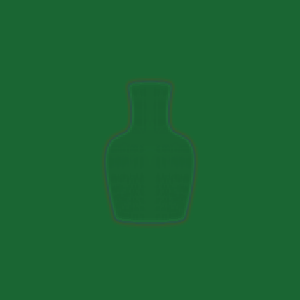

This figure's Python source:
#!/usr/bin/env python

# Demonstrate GPU volume ray casting with maximum intensity projection on independent components.

import os

import vtkmodules.vtkInteractionStyle  # noqa: F401
import vtkmodules.vtkRenderingOpenGL2  # noqa: F401
import vtkmodules.vtkRenderingVolumeOpenGL2  # noqa: F401

from vtkmodules.vtkCommonDataModel import vtkPiecewiseFunction
from vtkmodules.vtkIOXML import vtkXMLImageDataReader
from vtkmodules.vtkRenderingCore import (
    vtkColorTransferFunction,
    vtkRenderWindow,
    vtkRenderWindowInteractor,
    vtkRenderer,
    vtkVolume,
)
from vtkmodules.vtkRenderingVolume import vtkGPUVolumeRayCastMapper

data_dir = os.environ.get("VPE_DATA_DIR", os.path.dirname(os.path.abspath(__file__)))

# Read 4-component vase dataset
reader = vtkXMLImageDataReader()
reader.SetFileName(os.path.join(data_dir, "vase_4comp.vti"))

# Opacity transfer functions per component
opacity_func_0 = vtkPiecewiseFunction()
opacity_func_0.AddPoint(0.0, 0.0)
opacity_func_0.AddPoint(60.0, 0.1)
opacity_func_0.AddPoint(255.0, 0.0)

opacity_func_1 = vtkPiecewiseFunction()
opacity_func_1.AddPoint(0.0, 0.0)
opacity_func_1.AddPoint(60.0, 0.0)
opacity_func_1.AddPoint(120.0, 0.1)
opacity_func_1.AddPoint(255.0, 0.0)

opacity_func_2 = vtkPiecewiseFunction()
opacity_func_2.AddPoint(0.0, 0.0)
opacity_func_2.AddPoint(120.0, 0.0)
opacity_func_2.AddPoint(180.0, 0.1)
opacity_func_2.AddPoint(255.0, 0.0)

opacity_func_3 = vtkPiecewiseFunction()
opacity_func_3.AddPoint(0.0, 0.0)
opacity_func_3.AddPoint(180.0, 0.0)
opacity_func_3.AddPoint(255.0, 0.1)

# Color transfer functions per component
color_0 = vtkColorTransferFunction()
color_0.AddRGBPoint(0.0, 1.0, 0.0, 0.0)
color_0.AddRGBPoint(60.0, 1.0, 0.0, 0.0)

color_1 = vtkColorTransferFunction()
color_1.AddRGBPoint(60.0, 0.0, 0.0, 1.0)
color_1.AddRGBPoint(120.0, 0.0, 0.0, 1.0)

color_2 = vtkColorTransferFunction()
color_2.AddRGBPoint(120.0, 0.0, 1.0, 0.0)
color_2.AddRGBPoint(180.0, 0.0, 1.0, 0.0)

color_3 = vtkColorTransferFunction()
color_3.AddRGBPoint(180.0, 0.0, 0.0, 0.0)
color_3.AddRGBPoint(239.0, 0.0, 0.0, 0.0)

# Volume mapper + Volume
volume_mapper = vtkGPUVolumeRayCastMapper()
volume_mapper.SetBlendModeToMaximumIntensity()
volume_mapper.SetSampleDistance(0.1)
volume_mapper.SetAutoAdjustSampleDistances(0)
volume_mapper.SetInputConnection(reader.GetOutputPort())

volume = vtkVolume()
volume.SetMapper(volume_mapper)

volume_property = volume.GetProperty()
volume_property.SetIndependentComponents(1)
volume_property.SetScalarOpacity(0, opacity_func_0)
volume_property.SetScalarOpacity(1, opacity_func_1)
volume_property.SetScalarOpacity(2, opacity_func_2)
volume_property.SetScalarOpacity(3, opacity_func_3)
volume_property.SetColor(0, color_0)
volume_property.SetColor(1, color_1)
volume_property.SetColor(2, color_2)
volume_property.SetColor(3, color_3)

renderer = vtkRenderer()
renderer.AddViewProp(volume)
renderer.SetBackground(0.1, 0.4, 0.2)

render_window = vtkRenderWindow()
render_window.AddRenderer(renderer)
render_window.SetWindowName("gpu ray cast independent component mip")

interactor = vtkRenderWindowInteractor()
interactor.SetRenderWindow(render_window)

# Scene
renderer.ResetCamera()

interactor.Initialize()
interactor.Start()
